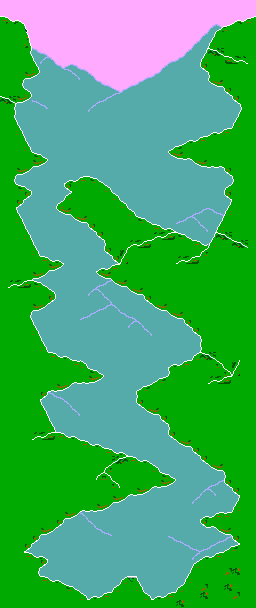

The image is a tile-based game level rendered from a .tmx file. Its description and source (layers, tilesets, objects; grid data summarised) follow:
An orthogonal 32x76 tile map with 8x8 px tiles, 1 tile layer (Tile Layer 1).

<map version="1.0" orientation="orthogonal" width="32" height="76" tilewidth="8" tileheight="8">
 <tileset firstgid="1" name="back" tilewidth="8" tileheight="8">
  <image source="tiles3.png" width="128" height="80" />
 </tileset>
 <layer name="Tile Layer 1" width="32" height="76">
  <data>[2432 cells, 2432 non-empty, 73 distinct tile ids]</data>
 </layer>
</map>